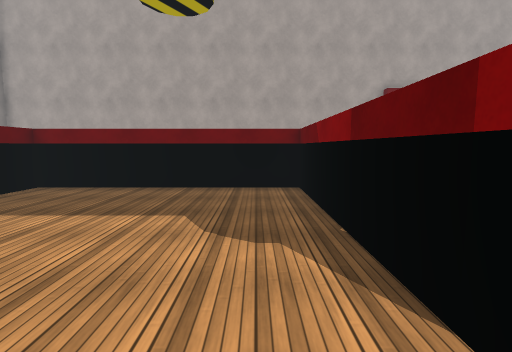
View 1 (above)

23 first-person views from a walk through a 3-D level made in the Unity game engine. The camera is 1.4 m above the floor, tilts 6° down and sees 85° across. The floor is counted in squares, 1 m on a side. Each view is taken from the middle of a square. On the plan, view 1 faces up. The plan holds only what a view shows up to about 14 squares ahead; the rest is blank. The place goes on beyond the plan. The player is left out. Some surface patterns are stand-ins.

View 2
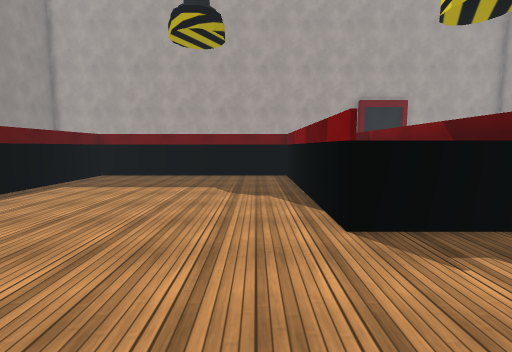

View 3
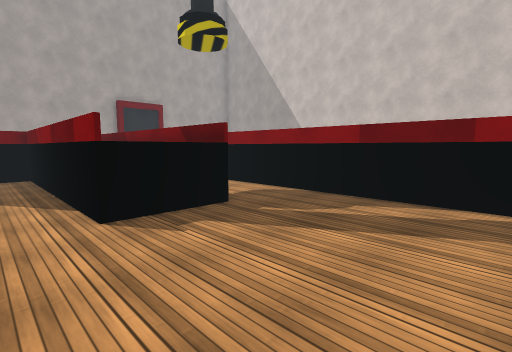

View 4
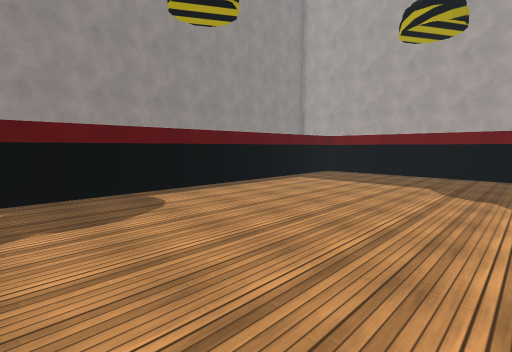

View 5
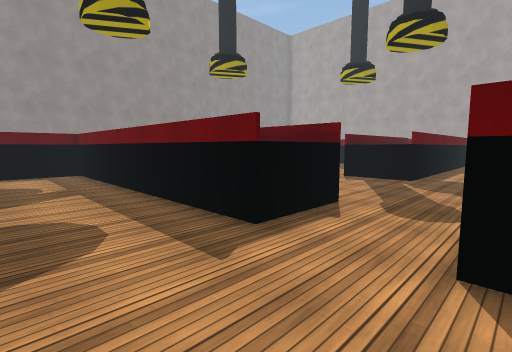

View 6
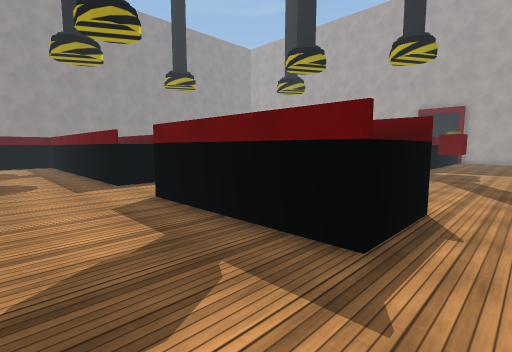

View 7
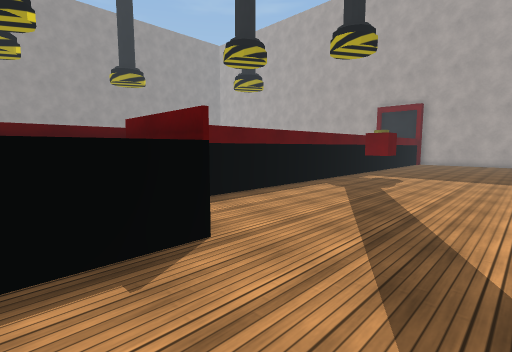

View 8
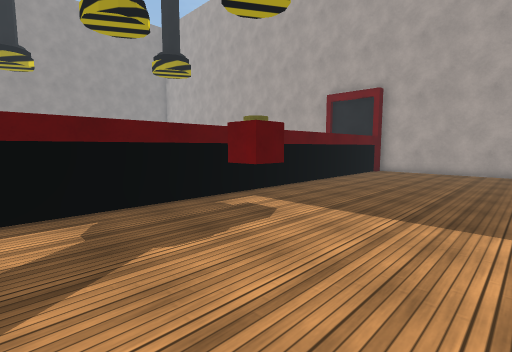

View 9
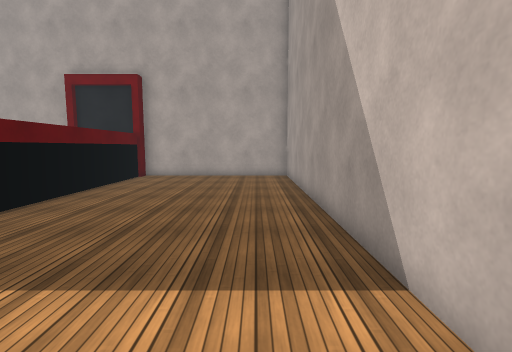

View 10
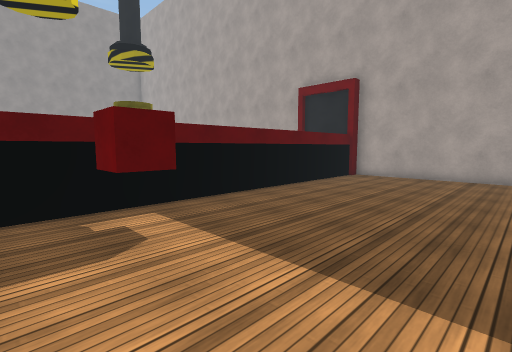

View 11
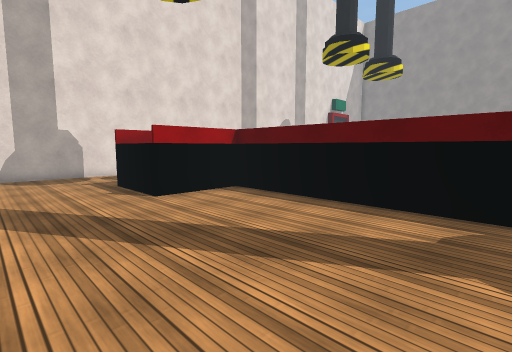

View 12
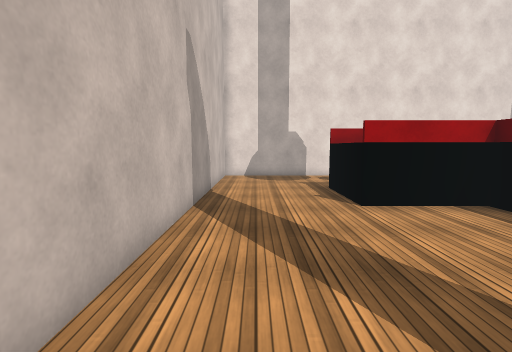

View 13
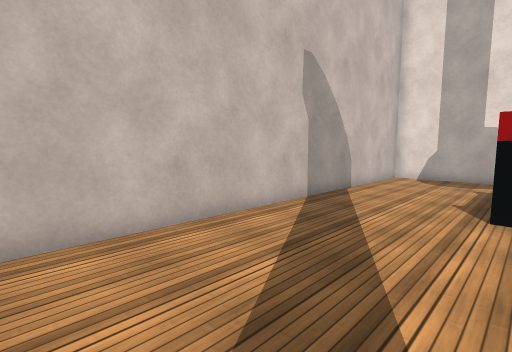

View 14
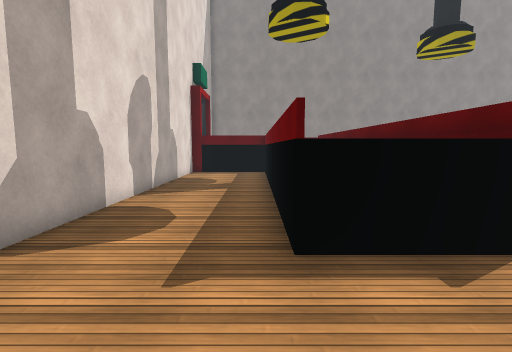

View 15
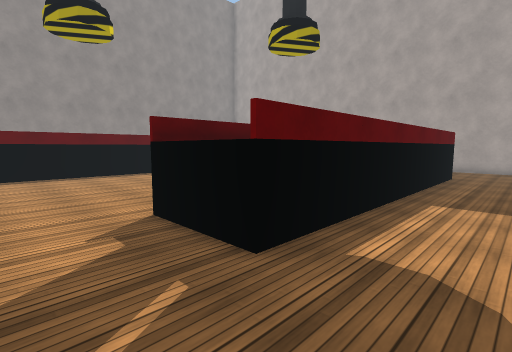

View 16
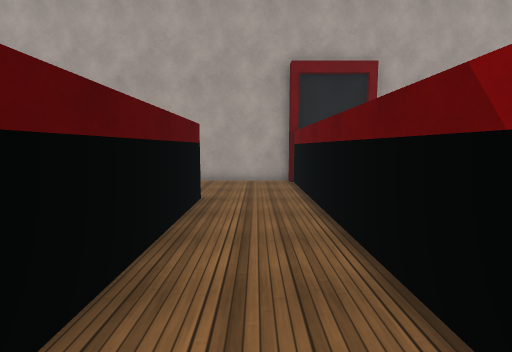

View 17
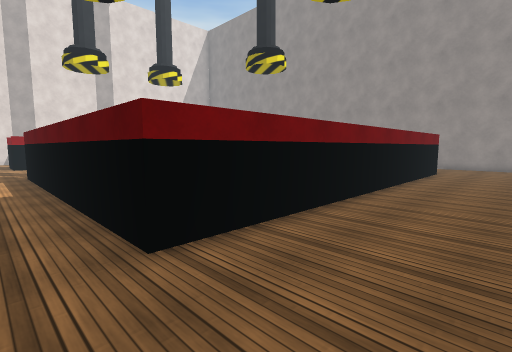

View 18
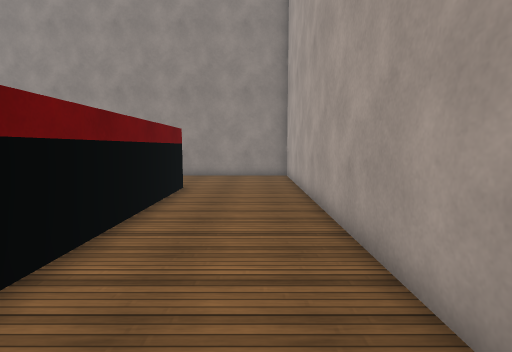

View 19
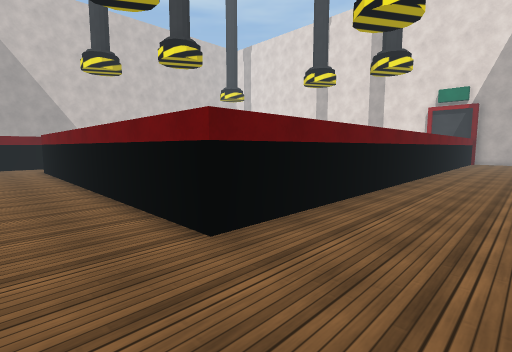

View 20
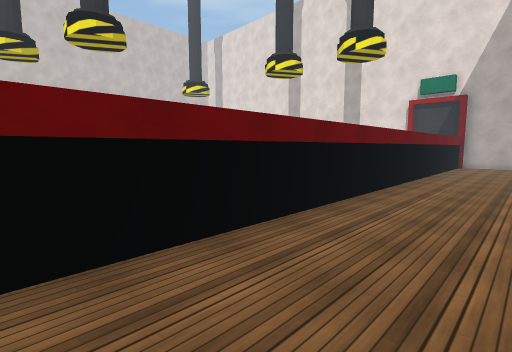

View 21
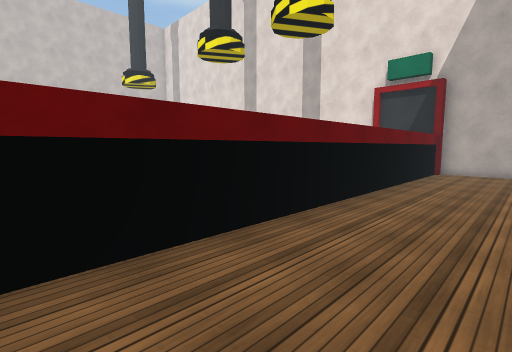

View 22
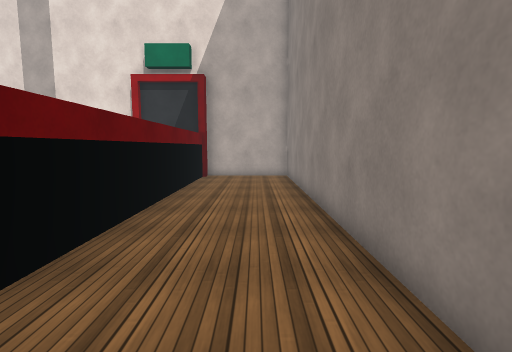

View 23
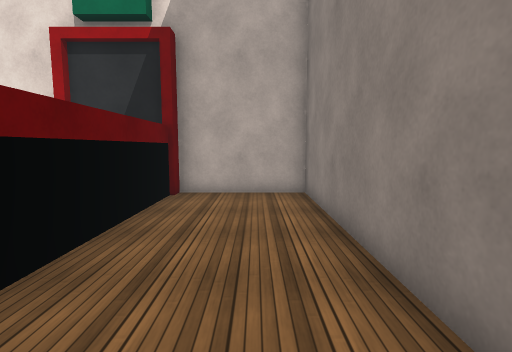

### Floor plan
Points are (right, up) in squares from view 1. A wall is a line through its corners. A room is listed if a view was taken in it or the views show most of it. See-through windows are left out.
Room 1 (views 1, 2, 3, 4, 5, 6, 7, 8, 9, 10, 11, 12, 13, 14, 15, 16, 17, 18, 19, 20, 21, 22, 23)
walls: (1.5, 6.5) (1.5, 9.5); (7.5, -4.8) (7.5, -2.5); (10.5, -2.4) (10.5, -5.5); (-4.4, 9.5) (-7.5, 9.5); (1.5, 12.5) (4.5, 12.5) (4.5, 6.5); (-4.4, -8.5) (-7.5, -8.5); (10.6, -8.5) (7.5, -8.5); (-10.5, 9.5) (-10.5, 12.5) (-4.5, 12.5); (-2.5, 16.5) (-14.5, 16.5) (-14.5, 11.4); (7.4, 16.5) (3.6, 16.5); (17.5, 4.5) (17.5, 16.5) (10.7, 16.5) (10.7, 16); (-10.5, -8.5) (-10.5, -5.5); (-6, -12.5) (4.2, -12.5); (-14.5, -0.5) (-14.5, -12.5) (-10.5, -12.5) (-10.5, -12); (12.1, -12.5) (17.5, -12.5) (17.5, 0.9)
objects: conveyor (-10, -12); conveyor (-10, -11) to (-10, -9); conveyor (-10, -5) to (-10, -3); conveyor (-10, -2) to (-10, 0); conveyor (-10, 1) to (-10, 3); conveyor (-10, 4) to (-10, 6); conveyor (-10, 7) to (-10, 9); conveyor (-8, -11) to (-8, -9); conveyor (-8, -5) to (-8, -3); conveyor (-8, -2) to (-8, 0); conveyor (-8, 1) to (-8, 3); conveyor (-8, 4) to (-8, 6); conveyor (-8, 7) to (-8, 9); conveyor (-4, -8) to (-2, -8); conveyor (-4, -6) to (-2, -6); conveyor (-4, 10) to (-2, 10); conveyor (-4, 12) to (-2, 12); conveyor (-1, -8) to (1, -8); conveyor (-1, -6) to (1, -6); conveyor (-1, 10) to (1, 10); conveyor (-1, 12) to (1, 12); conveyor (2, -8) to (4, -6); conveyor (2, 1) to (4, 3); conveyor (2, 4) to (2, 6); conveyor (4, 4) to (4, 6); conveyor (8, -2) to (8, 0); conveyor (8, 1) to (8, 3); conveyor (8, 4); conveyor (8, 7) to (8, 9); conveyor (8, 10) to (8, 12); conveyor (8, 13) to (8, 15); conveyor (10, -2) to (10, 0); conveyor (10, 1) to (10, 3); conveyor (10, 4) to (10, 6); conveyor (10, 7) to (10, 9); conveyor (10, 10) to (10, 12); conveyor (10, 13) to (10, 15); conveyor (11, -8) to (13, -6); other object (12, 5)

Where each view was taken, in squares from view 1:
view 1: 0 up, 0 right, facing up
view 2: 4 down, 0 right, facing up
view 3: 5 down, 0 right, facing up-right
view 4: 5 down, 1 right, facing up-left
view 5: 12 down, 8 right, facing up-left
view 6: 12 down, 15 right, facing up-left
view 7: 8 down, 17 right, facing up-left
view 8: 0 up, 17 right, facing up-left
view 9: 3 up, 16 right, facing up
view 10: 3 up, 17 right, facing up-left
view 11: 2 up, 17 right, facing down-left
view 12: 1 up, 16 right, facing down
view 13: 1 up, 13 right, facing down-right
view 14: 9 down, 8 right, facing left
view 15: 2 down, 7 right, facing up-left
view 16: 5 up, 6 right, facing up
view 17: 16 up, 6 right, facing down-left
view 18: 15 up, 1 left, facing left
view 19: 15 up, 14 left, facing down-right
view 20: 10 up, 14 left, facing down-right
view 21: 4 up, 14 left, facing down-right
view 22: 1 up, 13 left, facing down
view 23: 4 down, 13 left, facing down
